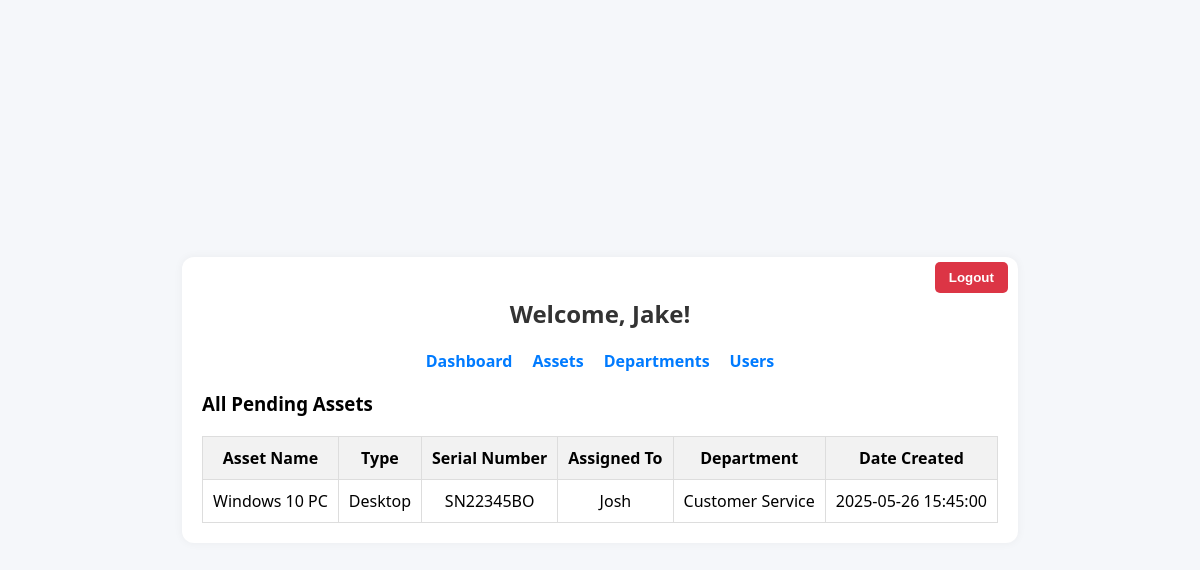
/dashboard (signed in), run on an earlier commit of the app's database.
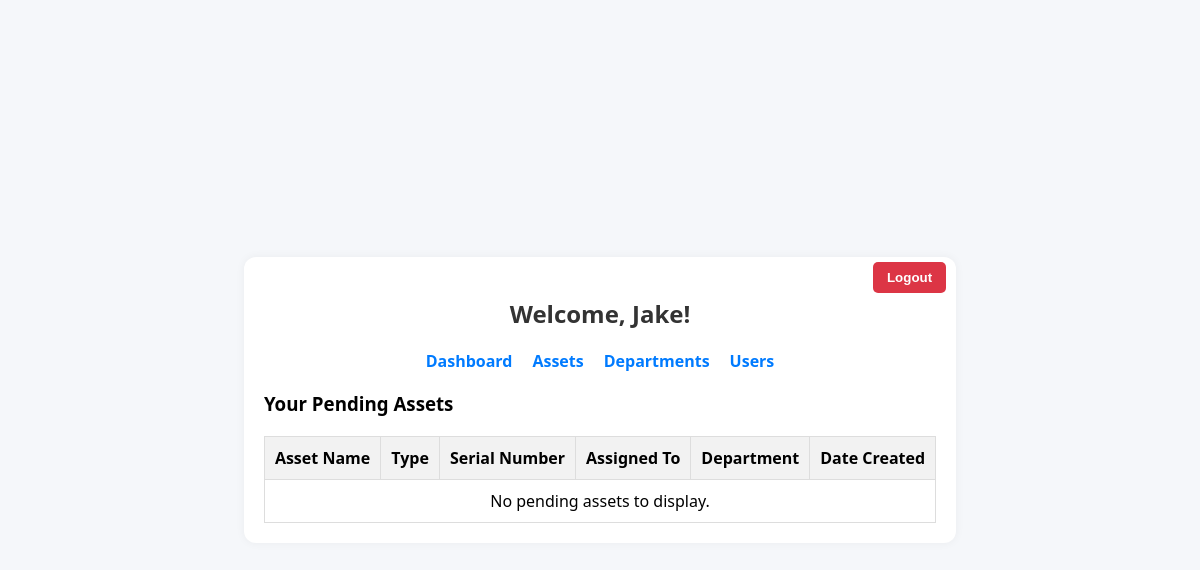
And on a later commit of the database.
### tables this page shows
CREATE TABLE User (
        id INTEGER PRIMARY KEY AUTOINCREMENT,
        username TEXT UNIQUE NOT NULL,
        password_hash TEXT NOT NULL,
        role TEXT NOT NULL CHECK(role IN ('Admin', 'User'))
    );

CREATE TABLE Asset (
        id INTEGER PRIMARY KEY AUTOINCREMENT,
        name TEXT NOT NULL,
        description TEXT,
        type TEXT,
        serial_number TEXT UNIQUE,
        date_created TEXT,
        in_use INTEGER NOT NULL DEFAULT 1,
        approved INTEGER NOT NULL DEFAULT 0,
        owner_id INTEGER,
        department_id INTEGER,
        FOREIGN KEY(owner_id) REFERENCES User(id),
        FOREIGN KEY(department_id) REFERENCES Department(id)
    );

CREATE TABLE Department (
        id INTEGER PRIMARY KEY AUTOINCREMENT,
        name TEXT NOT NULL
    );

### app.py (the view)
@app.route('/dashboard')
@login_required
def dashboard():
    user = current_user()
    connection = get_db()
    cursor = connection.cursor()
    if(user['role'] == 'Admin'):
        cursor.execute('''
            SELECT a.*, u.username AS owner_username, d.name AS department_name
            FROM Asset a
            LEFT JOIN User u ON a.owner_id = u.id
            LEFT JOIN Department d ON a.department_id = d.id
            WHERE a.approved = 0
        ''')
    else:
        cursor.execute('''
            SELECT a.*, u.username AS owner_username, d.name AS department_name
            FROM Asset a
            LEFT JOIN User u ON a.owner_id = u.id
            LEFT JOIN Department d ON a.department_id = d.id
            WHERE a.owner_id = ? AND a.approved = 0
        ''', (user['id'],))
    assets = [dict(row) for row in cursor.fetchall()]
    return render_template('dashboard.html', user=user, assets=assets)

### app.py (called while the page is built)
def get_db():
    if 'db' not in g:
        g.db = sql.connect(app.config['DATABASE'])
        g.db.row_factory = sql.Row
    return g.db

def query_db(query, args=(), one=False):
    cursor = get_db().execute(query, args)
    rv = cursor.fetchall()
    cursor.close()
    return (rv[0] if rv else None) if one else rv

def current_user():
    if 'user_id' in session:
        return query_db('SELECT * FROM User WHERE id = ?', [session['user_id']], one=True)
    return None

def login_required(f):
    @wraps(f)
    def decorated_function(*args, **kwargs):
        if 'user_id' not in session:
            flash('Please log in to access this page.', 'warning')
            return redirect(url_for('login'))
        return f(*args, **kwargs)
    return decorated_function

### templates/dashboard.html (shortened to what this page needs)
<!DOCTYPE html>
<html lang="en">
  <head>
    <link
      rel="stylesheet"
      href="{{ url_for('static', filename='css/dashboard.css') }}"
    />
  </head>
  <body>
    <div class="dashboard-container">
      <form method="post" action="{{ url_for('logout') }}" class="logout-form">
        <button type="submit">Logout</button>
      </form>
      <h2 class="text-center">Welcome, {{ user['username'] }}!</h2>
      <nav class="nav-links">
        <a href="{{ url_for('dashboard') }}">Dashboard</a>
        <a href="{{ url_for('assets') }}">Assets</a>
        <a href="{{ url_for('departments') }}">Departments</a>
        <a href="{{ url_for('users') }}">Users</a>
      </nav>
      <h3>
        {{ 'All Pending Assets' if user['role'] == 'Admin' else 'Your Pending
        Assets' }}
      </h3>
      <table class="assets-table">
        <thead>
          <tr>
            <th>Asset Name</th>
            <th>Type</th>
            <th>Serial Number</th>
            <th>Assigned To</th>
            <th>Department</th>
            <th>Date Created</th>
          </tr>
        </thead>
        <tbody>
          {% for asset in assets %}
          <tr>
            <td>{{ asset['name'] }}</td>
            <td>{{ asset['type'] }}</td>
            <td>{{ asset['serial_number'] }}</td>
            <td>{{ asset['owner_username'] }}</td>
            <td>{{ asset['department_name'] or '—' }}</td>
            <td>{{ asset['date_created'] }}</td>
          </tr>
          {% endfor %} {% if assets|length == 0 %}
          <tr>
            <td colspan="6">No pending assets to display.</td>
          </tr>
          {% endif %}
        </tbody>
      </table>
    </div>
  </body>
</html>

### static/css/dashboard.css (style rules this page uses)
body { font-family: "Segoe UI", Tahoma, Geneva, Verdana, sans-serif; background: #f5f7fa; display: flex; align-items: center; justify-content: center; height: 100vh; margin: 0; }
h2 { text-align: center; color: #333; }
form { display: flex; flex-direction: column; }
.dashboard-container { position: relative; max-width: 1000px; margin: 40px auto; padding: 20px; background: #fff; border-radius: 12px; box-shadow: 0 0 10px rgba(0, 0, 0, 0.05); }
.nav-links { display: flex; justify-content: center; gap: 20px; margin-bottom: 15px; }
.nav-links a { text-decoration: none; color: #007bff; font-weight: bold; }
.logout-form { display: inline; }
.logout-form button { background-color: #dc3545; color: white; border: none; padding: 8px 14px; border-radius: 5px; cursor: pointer; font-weight: bold; position: absolute; right: 10px; top: 5px; }
.assets-table { width: 100%; border-collapse: collapse; margin-top: 20px; }
.assets-table th, .assets-table td { padding: 10px; border: 1px solid #ddd; text-align: center; }
.assets-table th { background-color: #f2f2f2; }

What changed in the data, as far as the page shows it:
no longer on this page (row unchanged): Asset: name "Windows 10 PC", type "Desktop", serial_number "SN22345BO", owner_username "Josh", name "Customer Service", date_created "2025-05-26 15:45:00"
changed User "Jake": role "All Pending Assets" → "Your Pending Assets"
Also different on the page:
text now shown: "No pending assets to display."
